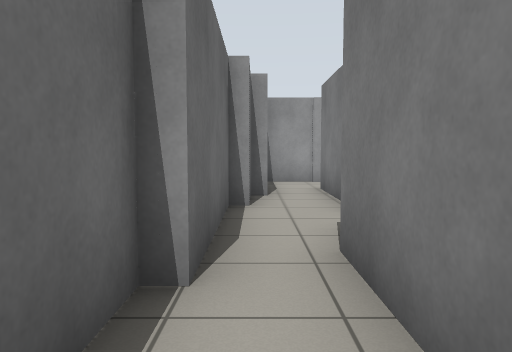
view 1 (above)

16 first-person views from a walk through a world built for the Gazebo simulator. The camera is 0.94 m above the floor, tilts 4° down and sees 70° across. The floor is counted in squares, 1 m on a side. Each view is taken from the middle of a square. On the plan, view 1 faces up. The plan holds only what a view shows up to about 13 squares ahead; the rest is blank. The place goes on beyond the plan.

view 2
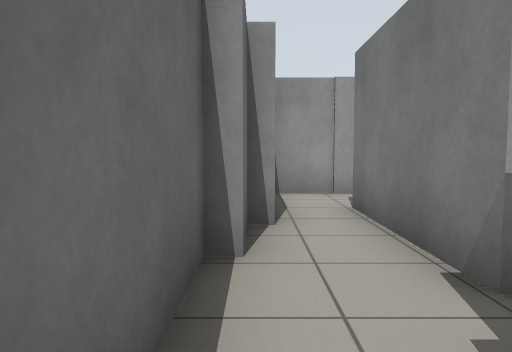

view 3
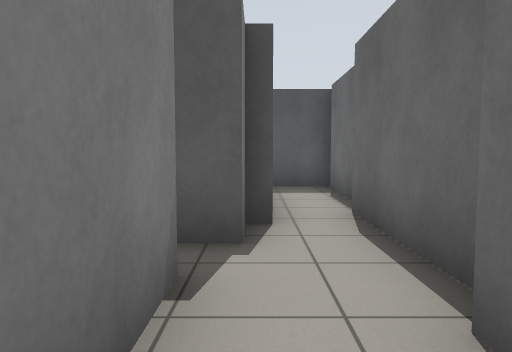

view 4
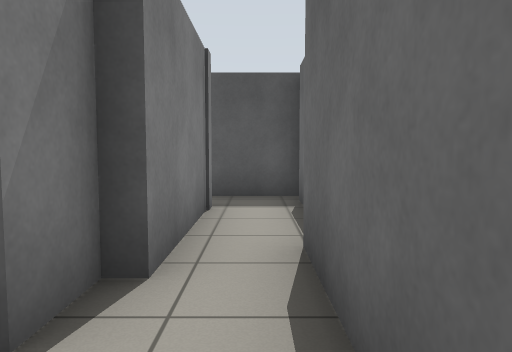

view 5
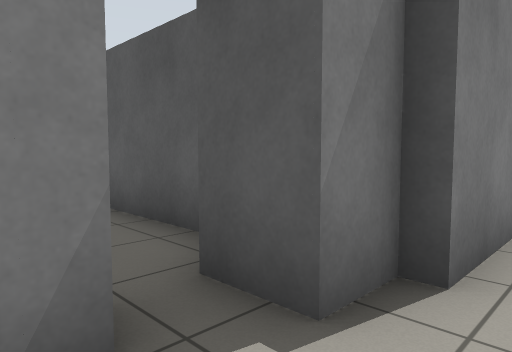

view 6
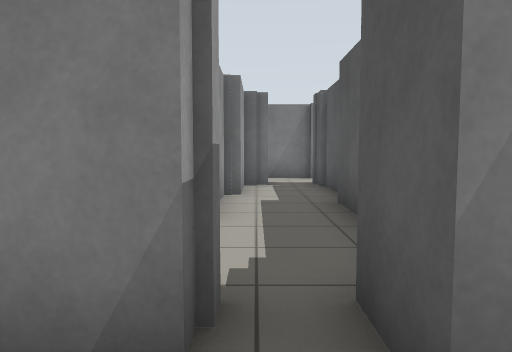

view 7
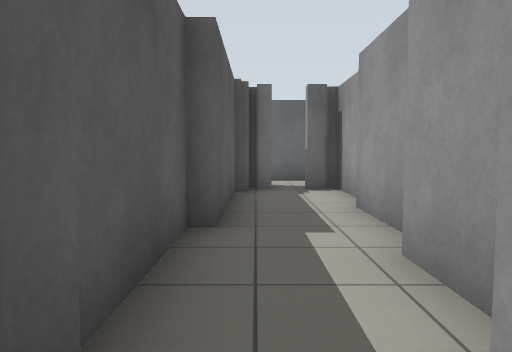

view 8
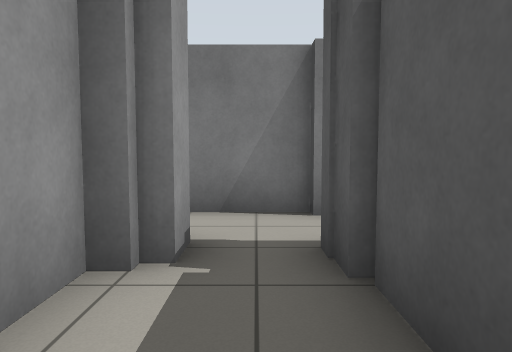

view 9
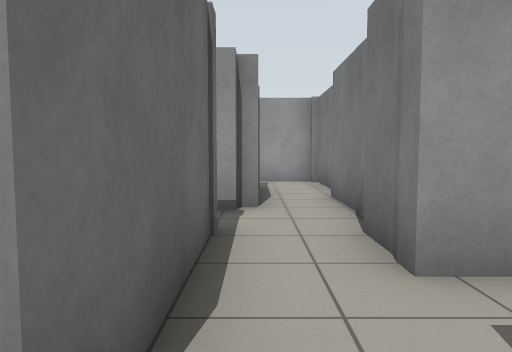

view 10
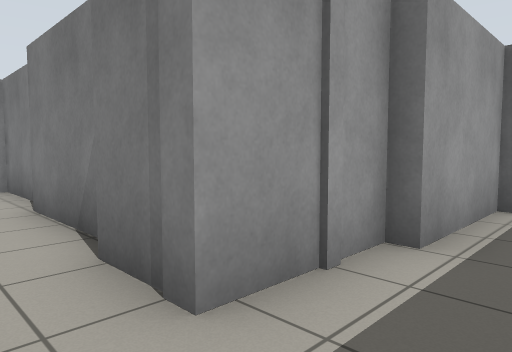

view 11
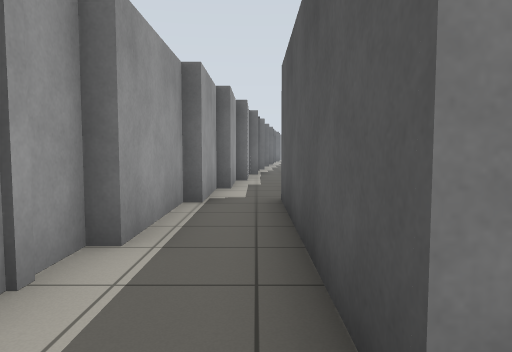

view 12
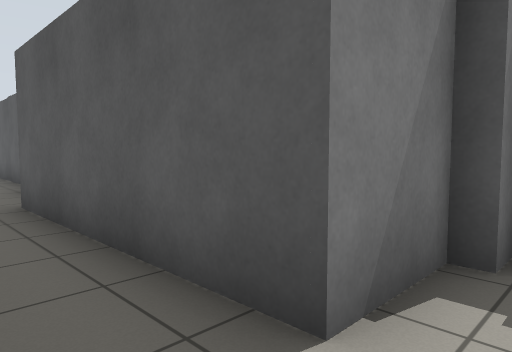

view 13
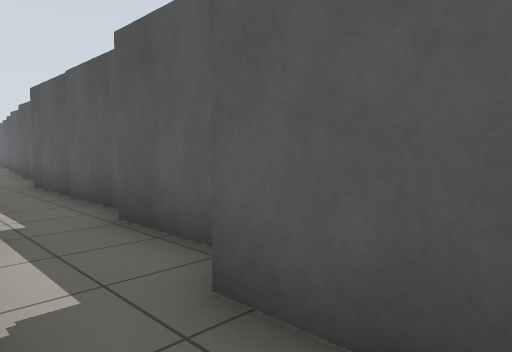

view 14
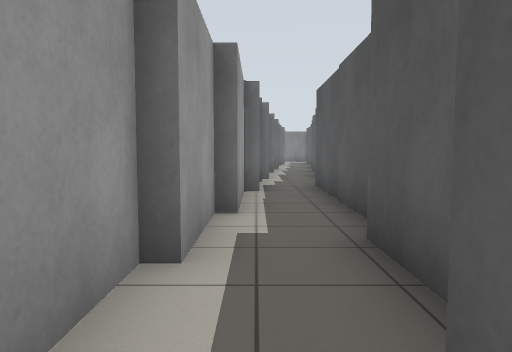

view 15
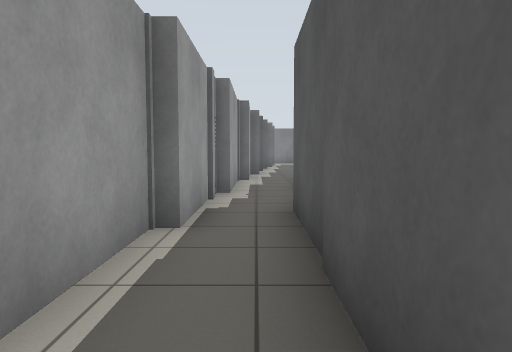

view 16
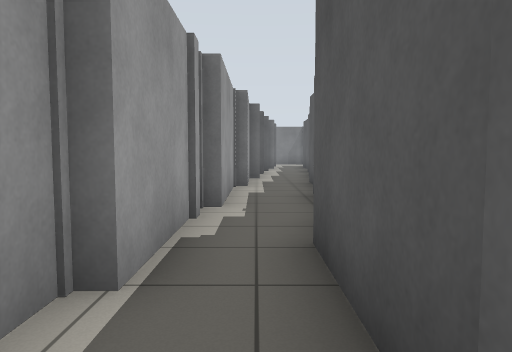

### Floor plan
Points are (right, up) in squares from view 1. A wall is a line through its corners. A room is listed if a view was taken in it or the views show most of it. See-through windows are left out.
Room 1 (views 1, 2, 4, 5, 6)
walls: (-0.8, 2.5) (-0.8, -0.9); (1.6, 5.3) (1.6, 6.5); (-0.1, 6.2) (-0.5, 6.2) (-0.5, 2.5); (0.8, -0.1) (0.8, 3.3) (1.1, 3.3) (1.1, 4.4) (2.2, 4.4)
ways out: opening at (1, 7) to room 2; gap at (2, 5) to room 3; opening at (0, -1)
Room 2 (view 3)
walls: (-0.1, 7.4) (-0.1, 6.2); (2.1, 11) (0.2, 11); (1.6, 6.5) (1.6, 9)
ways out: opening at (1, 7) to room 1; opening at (2, 10)
Room 3 (views 7, 8)
walls: (6.6, 3.2) (9.5, 3.2); (9.6, 3.3) (10.5, 3.3); (10.7, 4.7) (9.8, 4.7) (9.8, 5.3) (7.7, 5.3) (7.7, 5.7) (4.9, 5.7); (3.8, 6.2) (1.9, 6.2); (2.8, 3.5) (6.6, 3.5); (11.1, 5.1) (10.7, 5.1); (2.2, 5.8) (2.2, 5.3); (12.2, 3.2) (12.5, 3.2) (12.5, 4.6)
ways out: gap at (2, 5) to room 1; opening at (11, 2.5) to room 4; opening at (12, 5)
Room 4 (views 9, 10, 11, 12, 13, 14)
walls: (12, -2.2) (12, -0.5) (18, -0.5); (10.5, 3.3) (10.5, -0.2); (17.6, 1) (17.6, 1.3) (14.5, 1.3) (14.5, 1.7) (12.2, 1.7) (12.2, 3.2)
ways out: opening at (11, 2.5) to room 3; opening at (18, 0) to room 5; opening at (11, -1)
Room 5 (views 15, 16)
walls: (22.5, 0.6) (20, 0.6); (21.5, -1.5) (25.6, -1.5); (20, 1) (17.6, 1); (25.4, -0.1) (25.4, 0.3) (22.5, 0.3); (18.8, -1.2) (20.9, -1.2)
ways out: opening at (18, 0) to room 4; opening at (26, -1) to room 6
Room 6 (no view inside)
walls: (29, -0.1) (25.4, -0.1); (29.2, -2.2) (30.9, -2.2); (31.5, -0.4) (29, -0.4); (25.6, -1.5) (26.8, -1.5)
ways out: opening at (26, -1) to room 5

Positions as (right, up) in squares from view 1, and headings:
1: (0, 0), facing up
2: (0, 3), facing up
3: (1, 8), facing down
4: (0, 6), facing down
5: (0, 6), facing down-right
6: (0, 5), facing right
7: (11, 4), facing left
8: (7, 4), facing right
9: (11, -1), facing up
10: (11, 0), facing up-right
11: (11, 0), facing right
12: (11, 1), facing down-right
13: (16, 1), facing down-right
14: (17, 0), facing right
15: (21, -1), facing right
16: (23, -1), facing right
